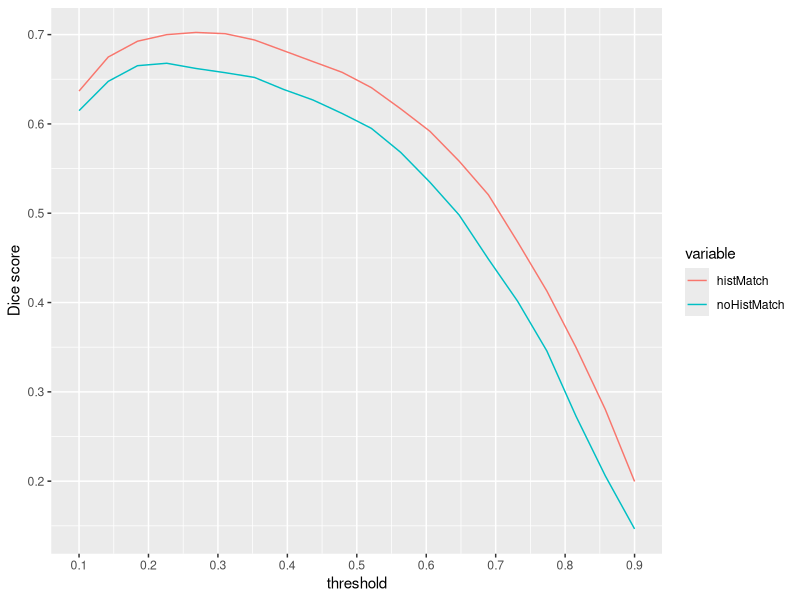

Here is the R script that generated this plot:
setwd("~/University/writeUps/15 Month Report/results/whale/ROC/")
hm = read.csv("hmROC.csv")[,2]
nhm = read.csv("nhmROC.csv")[,2]
df = data.frame(
  threshold = seq(0.1,0.9,length.out = 20),
  histMatch = hm,
  noHistMatch = nhm)
library(ggplot2)
library(reshape)

df = melt(df,id="threshold")

ggplot(aes(x=threshold,y=value,color=variable),data = df) + geom_line() + 
  scale_x_continuous(breaks = seq(0,1,by = 0.1)) + 
  ylab("Dice score")

#ggsave("diceROC.jpg")
